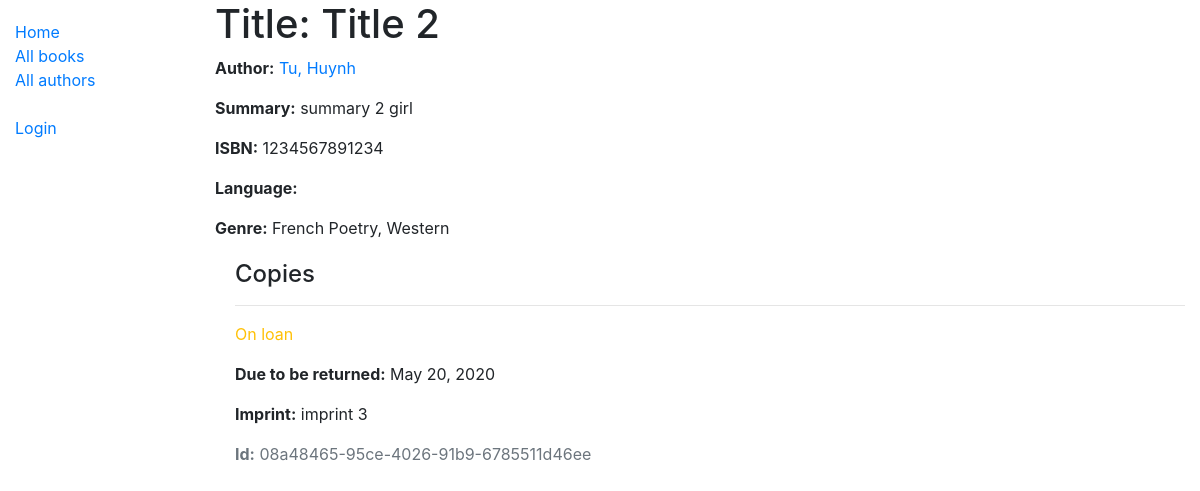
/catalog/book/2, run on the app's committed database.
### catalog/models.py (models this page shows, shortened)
class Book(models.Model):
    title = models.CharField(max_length=200)
    author = models.ForeignKey("Author", on_delete=models.SET_NULL, null=True)
    summary = models.TextField(
        max_length=1000, help_text="Enter a brief description of the book"
    )
    isbn = models.CharField(
        "ISBN",
        max_length=13,
        help_text='13 Character <a href="https://www.isbn-international.org/content/what-isbn">ISBN number</a>',
    )
    genre = models.ManyToManyField(Genre, help_text="Select a genre for this book")
    def display_genre(self):
        """Create a string for the Genre. This is required to display genre in Admin."""
        return ", ".join(genre.name for genre in self.genre.all()[:3])
    display_genre.short_description = "Genre"

class Author(models.Model):
    first_name = models.CharField(max_length=100)
    last_name = models.CharField(max_length=100)
    date_of_birth = models.DateField(null=True, blank=True)
    date_of_death = models.DateField("died", null=True, blank=True)
    class Meta:
        ordering = ["last_name", "first_name"]
    def __str__(self):
        return f"{self.last_name}, {self.first_name}"

class Genre(models.Model):
    name = models.CharField(max_length=200, help_text="Science Fiction")
    def __str__(self):
        return self.name

class BookInstance(models.Model):
    id = models.UUIDField(
        primary_key=True,
        default=uuid.uuid4,
        help_text="Unique ID for this particular book across whole library",
    )
    book = models.ForeignKey("Book", on_delete=models.SET_NULL, null=True)
    imprint = models.CharField(max_length=200)
    due_back = models.DateField(null=True, blank=True)
    LOAN_STATUS = (
        ("m", "Maintenance"),
        ("o", "On loan"),
        ("a", "Available"),
        ("r", "Reserved"),
    )
    status = models.CharField(
        max_length=1,
        choices=LOAN_STATUS,
        blank=True,
        default="m",
        help_text="Book availability",
    )
    borrower = models.ForeignKey(User, on_delete=models.SET_NULL, null=True, blank=True)
    class Meta:
        ordering = ["due_back"]
        permissions = (("can_mark_returned", "Set book as returned"),)

### catalog/views.py (the view)
# urls.py: path('book/<int:pk>', views.BookDetailView.as_view(), name='book-detail'),
class BookDetailView(generic.DetailView):
    model = Book

### catalog/templates/catalog/book_detail.html
{% extends "base_generic.html" %}
{% block content %}
  <h1>Title: {{ book.title }}</h1>
  <p><strong>Author:</strong> <a href="{% url 'author-detail' book.author.pk %}">{{ book.author }}</a></p>
  <p><strong>Summary:</strong> {{ book.summary }}</p>
  <p><strong>ISBN:</strong> {{ book.isbn }}</p>
  <p><strong>Language:</strong> {{ book.language }}</p>
  <p><strong>Genre:</strong> {{ book.genre.all|join:", " }}</p>
  <div style="margin-left:20px;margin-top:20px">
    <h4>Copies</h4>
    {% for copy in book.bookinstance_set.all %}
      <hr>
      <p class="{% if copy.status == 'a' %}text-success{% elif copy.status == 'm' %}text-danger{% else %}text-warning{% endif %}">
        {{ copy.get_status_display }}
      </p>
      {% if copy.status != 'a' %}
        <p><strong>Due to be returned:</strong> {{ copy.due_back }}</p>
      {% endif %}
      <p><strong>Imprint:</strong> {{ copy.imprint }}</p>
      <p class="text-muted"><strong>Id:</strong> {{ copy.id }}</p>
    {% endfor %}
  </div>
{% endblock %}

### data on the page
Book: title "Title 2", author "Tu, Huynh", summary "summary 2 girl", isbn "1234567891234", genre.all "French Poetry, Western"
BookInstance: status "On loan", due_back "May 20, 2020", imprint "imprint 3", id "08a48465-95ce-4026-91b9-6785511d46ee"
